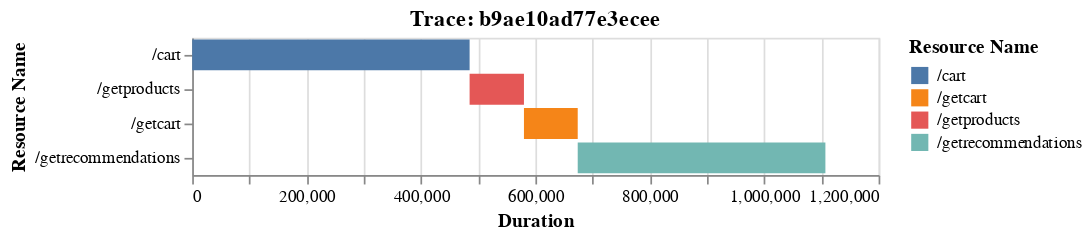

This figure's notebook cell:
### Code cell
plotTrace('b9ae10ad77e3ecee')

### Figure 1 — Vega-Lite specification as saved in the notebook (floating-point values rounded to 4 significant figures)
{"config": {"view": {"continuousWidth": 400, "continuousHeight": 300}}, "data": {"name": "data-a5188735a628fb9a75ef32386eb5b460"}, "mark": "bar", "encoding": {"color": {"type": "nominal", "field": "Resource Name"}, "tooltip": [{"type": "quantitative", "field": "Duration"}, {"type": "quantitative", "field": "Data Transfered"}, {"type": "nominal", "field": "Error?"}], "x": {"type": "quantitative", "field": "duration_start", "title": "Duration"}, "x2": {"field": "duration_end"}, "y": {"type": "nominal", "field": "Resource Name", "sort": null}}, "title": "Trace: b9ae10ad77e3ecee", "$schema": "https://vega.github.io/schema/vega-lite/v4.8.1.json", "datasets": {"data-a5188735a628fb9a75ef32386eb5b460": [{"Resource Name": "/cart", "Duration": 485000, "Trace_ID": "b9ae10ad77e3ecee", "ID": "b9ae10ad77e3ecee", "Parent_ID": "Na", "Error?": "false", "duration_start": 0, "duration_end": 485000, "Data Transfered": 2279.0, "order": 0.0, "loc start": 0, "loc end": 485000}, {"Resource Name": "/getproducts", "Duration": 95000, "Trace_ID": "b9ae10ad77e3ecee", "ID": "a2f5e2941ecb468e", "Parent_ID": "449069260f276449", "Error?": "false", "duration_start": 485000, "duration_end": 580000, "Data Transfered": 1301.0, "order": 2.0, "loc start": 200000, "loc end": 295000}, {"Resource Name": "/getcart", "Duration": 94000, "Trace_ID": "b9ae10ad77e3ecee", "ID": "5bb0e7a04dd86297", "Parent_ID": "b9ae10ad77e3ecee", "Error?": "false", "duration_start": 580000, "duration_end": 674000, "Data Transfered": 4287.0, "order": 0.5, "loc start": 100000, "loc end": 194000}, {"Resource Name": "/getrecommendations", "Duration": 433000, "Trace_ID": "b9ae10ad77e3ecee", "ID": "449069260f276449", "Parent_ID": "b9ae10ad77e3ecee", "Error?": "false", "duration_start": 674000, "duration_end": 1107000, "Data Transfered": 5759.0, "order": 1.5, "loc start": 100000, "loc end": 533000}]}}
